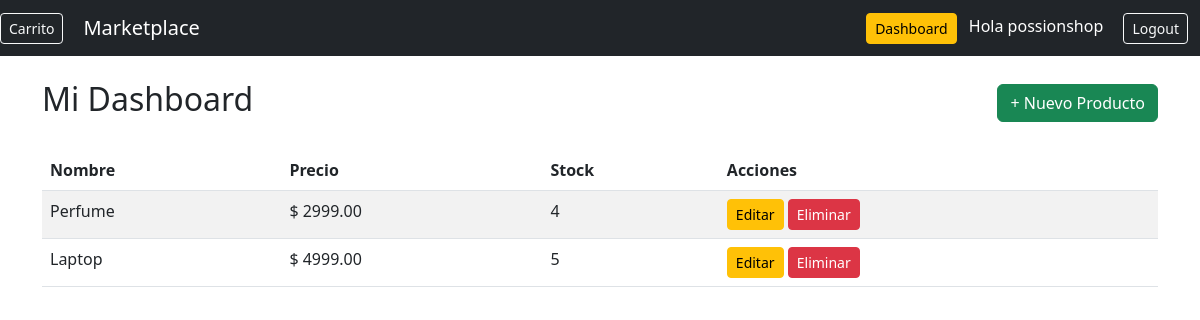
/dashboard/ (signed in), run on the app's committed database.
### tianguis/models.py (models this page shows, shortened)
class User(AbstractUser):
    id = models.UUIDField(primary_key=True, default=uuid.uuid4, editable=False)
    is_seller = models.BooleanField(default=False)

class Product(models.Model):
    id = models.UUIDField(primary_key=True, default=uuid.uuid4, editable=False)
    name = models.CharField(max_length=150)
    description = models.TextField()
    image = models.ImageField(upload_to='upload/', blank=True, null=True)
    price = models.DecimalField(max_digits=10, decimal_places=2)
    stock = models.PositiveIntegerField(default=0)
    owner = models.ForeignKey(
        User,
        on_delete=models.CASCADE,
        related_name='products'
    )  # 1:N
    categories = models.ManyToManyField(
        Category,
        related_name='products'
    )  # N:M
    created_at = models.DateTimeField(auto_now_add=True)

### tianguis/views.py (the view)
# urls.py: path('dashboard/', views.dashboard, name='dashboard'),
@login_required
def dashboard(request):
    if not request.user.is_seller:
        return HttpResponseForbidden("No tienes permisos")
    products = Product.objects.filter(owner=request.user)
    return render(request, 'tianguis/dashboard.html', {
        'products': products
    })

### tianguis/templates/tianguis/dashboard.html
{% extends 'tianguis/base.html' %}
{% block content %}
<div class="d-flex justify-content-between align-items-center mb-4">
    <h2>Mi Dashboard</h2>
    <a href="{% url 'product_create' %}" class="btn btn-success">+ Nuevo Producto</a>
</div>
<table class="table table-striped">
    <thead>
        <tr>
            <th>Nombre</th>
            <th>Precio</th>
            <th>Stock</th>
            <th>Acciones</th>
        </tr>
    </thead>
    <tbody>
    {% for product in products %}
        <tr>
            <td>{{ product.name }}</td>
            <td>$ {{ product.price }}</td>
            <td>{{ product.stock }}</td>
            <td>
                <a href="{% url 'product_update' product.id %}" class="btn btn-warning btn-sm">Editar</a>
                <a href="{% url 'product_delete' product.id %}" class="btn btn-danger btn-sm">Eliminar</a>
            </td>
        </tr>
    {% endfor %}
    </tbody>
</table>
{% endblock %}

### tianguis/templates/tianguis/base.html (shortened to what this page needs)
<!DOCTYPE html>
<html lang="es">
<head>
    <link href="https://cdn.jsdelivr.net/npm/bootstrap@5.3.0/dist/css/bootstrap.min.css" rel="stylesheet">
</head>
<body>
<nav class="navbar navbar-expand-lg navbar-dark bg-dark">
  <a href="{% url 'cart_detail' %}"
     class="btn btn-outline-light btn-sm me-2">
     Carrito
  </a>
  <div class="container">
    <a class="navbar-brand" href="/">Marketplace</a>
    <div>
      {% if user.is_authenticated and user.is_seller %}
        <a href="{% url 'dashboard' %}" class="btn btn-warning btn-sm me-2">Dashboard</a>
      {% endif %}
      {% if user.is_authenticated %}
        <span class="text-white me-3">Hola {{ user.username }}</span>
        <a href="{% url 'logout' %}" class="btn btn-outline-light btn-sm">Logout</a>
      {% else %}
        <a href="{% url 'login' %}" class="btn btn-outline-light btn-sm me-2">Login</a>
        <a href="{% url 'register' %}" class="btn btn-primary btn-sm">Registro</a>
      {% endif %}
    </div>
  </div>
</nav>
<div class="container mt-4">
    {% block content %}{% endblock %}
</div>
</body>
</html>

### data on the page
User: username "possionshop"
Product: name "Perfume", price "2999.00", stock "4"
Product: name "Laptop", price "4999.00", stock "5"
